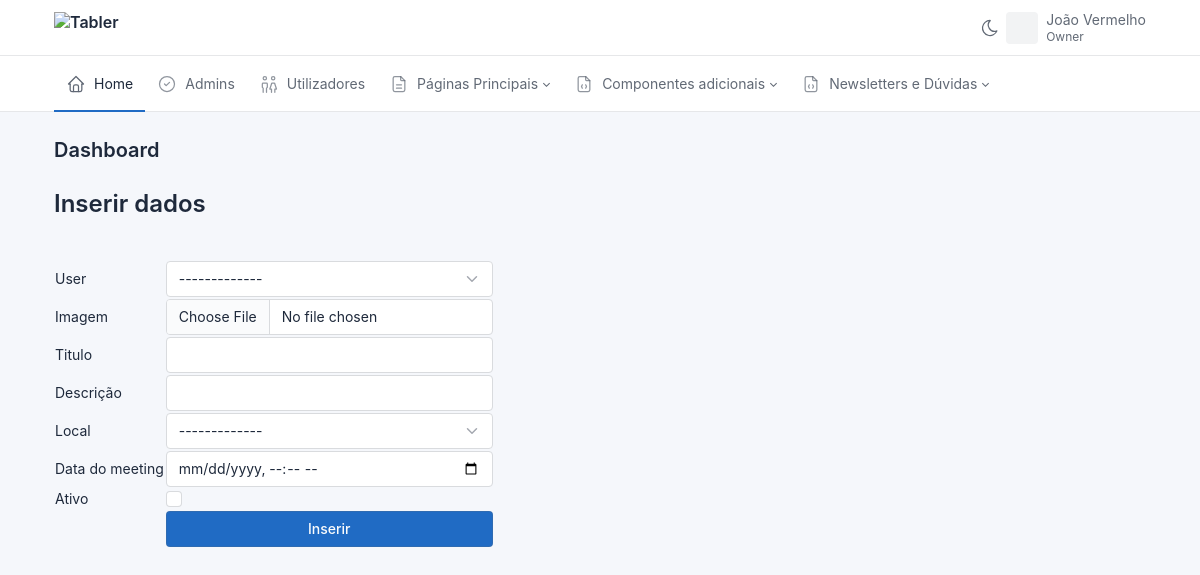
Page /admin/demo/meetings/index.php?n=inserir (signed in) on the committed database.
### tables this page shows
CREATE TABLE `utilizadores` (
  `id` int(11) NOT NULL,
  `nome` varchar(100) NOT NULL,
  `apelido` varchar(100) NOT NULL,
  `email` varchar(100) NOT NULL,
  `fotografia` varchar(100) NOT NULL,
  `username` varchar(100) NOT NULL,
  `password` varchar(100) NOT NULL,
  `telemovel` bigint(20) NOT NULL,
  `estado` tinyint(4) NOT NULL
);

### include/config.inc.php (called while the page is built, shortened)
<?php
global $arrConfig;
$arrConfig['servername'] ='localhost';
$arrConfig['username'] ='root';
$arrConfig['password']='';
$arrConfig['dbname']='divinghigh_db';
$arrConfig['isLoginKey'] = 'asfafwafsa';
$arrConfig['url_site']='http://localhost/divinghigh';
$arrConfig['dir_site']='/Applications/XAMPP/xamppfiles/htdocs/divinghigh';
$arrConfig['url_admin']=$arrConfig['url_site'].'/admin/demo';
$arrConfig['dir_admin']=$arrConfig['dir_site'].'/admin/demo';
$arrConfig['dir_fotos']=$arrConfig['dir_site'].'/upload';
$arrConfig['url_fotos']=$arrConfig['url_site'].'/upload';
$arrConfig['fotos_auth'] = array ('image/jpeg', 'image/jpg', 'image/png', 'image/gif');
$arrConfig['fotos_maxUpload'] = 3000000;
$arrConfig['files_auth'] = array ('application/pdf');
$arrConfig['files_maxUpload'] = 10000000;
$arrConfig['num_reg_pagina'] = 25;
include_once $arrConfig['dir_site'].'/include/db.inc.php';

### include/db.inc.php (called while the page is built, shortened)
<?php
$arrConfig['conn'] = my_connect($arrConfig);
function my_connect($arrConfig) {
	$conn = new mysqli($arrConfig['servername'], $arrConfig['username'], $arrConfig['password'], $arrConfig['dbname']);
	$conn->set_charset('utf8');
	return $conn;
}
function my_query($sql, $debug=0) {
	global $arrConfig;
	$result = $arrConfig['conn']->query($sql);
	if(isset($result->num_rows)) {
		$arrRes = array();
		if ($result->num_rows > 0) {
		    while($row = $result->fetch_assoc()) {
		        $arrRes[] = $row;
		    }
		}
		return $arrRes;
	}
	else if ($result === TRUE) {
		if($last_id = $arrConfig['conn']->insert_id) {
			return $last_id;
		}
		return 1;
	}
	return 0;
}
?>

### admin/demo/include/db/inserir.php (the view, shortened to what this page needs)
<?php
function escreveCampoFormulario($dadosCampo, $nomeCampo, $valorCampo = '') {
    $strReturn = '';
    switch($dadosCampo['tipo']) {
        case 'textbox':
                        $strReturn .= '<input required  class="form-control" type="text" name="'.$nomeCampo.'" value="'.$valorCampo.'">';
                        break;
        case 'checkbox':
                        $strReturn .= '<input class="form-check-input required " type="checkbox" name="'.$nomeCampo.'" value="'.$valorCampo.'">';
                        break;
        case 'imagem':
                        $strReturn .= '<input class="form-control" type="file" name="'.$nomeCampo.'" value="">';
                        break;
        case 'select':
                        if(isset($dadosCampo['select_options'])) {
                            $arrSelect = $dadosCampo['select_options'];
                            $strReturn .= '<select class="form-select" name="'.$nomeCampo.'">';
                            foreach($arrSelect as $k => $v) {
                                $selected = ( isset($v['default']) ? 'selected="selected"' : '' );
                                $strReturn .= '<option '.$selected.' value="'.$v['key'].'">'.$v['label'].'</option>';
                            }
                            $strReturn .= '</select>';
                        } elseif(isset($dadosCampo['select_table'])) {
                            $strSelectKey = ( isset($dadosCampo['select_table']['filter']) ? $dadosCampo['select_table']['filter'] : '1=1' );
                            $query  = "SELECT * FROM ". $dadosCampo['select_table']['table']." WHERE $strSelectKey";
                            $resSelect = my_query($query);
                            $arrSelect = array();
                            foreach($resSelect as $k => $v) {
                                $arrSelect[$k] = $v;
                            }
                            $strReturn .= '<select class="form-select" name="'.$nomeCampo.'">';
                            $strReturn .= '<option value="0">-------------</option>';
                            foreach($arrSelect as $k => $v) {
                                $strReturn .= '<option value="'.$v[$dadosCampo['select_table']['key']].'">'.$v[$dadosCampo['select_table']['label']].'</option>';
                            }
                            $strReturn .= '</select>';
                        }
                        break;
        case 'data_time':
            $strReturn .= '<input required  class="form-control" type="datetime-local" name="'.$nomeCampo.'" value="'.$valorCampo.'">';
            break;
    }
    return $strReturn;
}
?>
<div class="titulo">
    <h1>Inserir dados</h1>
</div>
<form name="formInserir" action="<?php echo $arrDados['tabela'] ?>/index.php?n=tinserir" method="post" enctype="multipart/form-data">
    <table>
        <?php
        foreach($arrDados['campos'] as $k => $v) {
            if($v['inserir'] AND ($v['hidden'] == 0 OR !isset($v['hidden']))) {
                echo '<tr>';
                echo '<td>'.$v['legenda'].'</td>';
                echo '<td>'.escreveCampoFormulario($v, $k).'</td>';
                echo '</tr>';
            }
        }
        ?>
        <tr>
            <td></td>
            <td><button class="btn btn-primary w-100" type="submit">Inserir</button></td>
        </tr>
    </table>
</form>

### rows in the picture
utilizadores: legenda "Imagem", legenda "Titulo", legenda "Descrição", legenda "Local"

### other values in the picture
$v['legenda'] "User"
$v['legenda'] "Data do meeting"
$v['legenda'] "Ativo"
